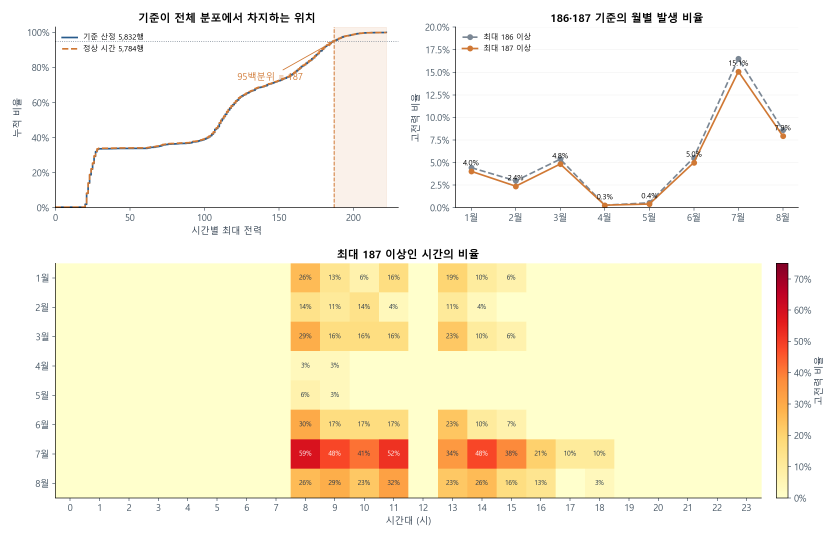
#> input picture 백업/report/EDA/figures/restart_03_threshold_timing.png, 2520 x 1620 px, found by its file name (shown at 1/3 size)
$ python eda_peak_visual_check.py
#> lines starting #> are read from the running program, lines starting #| are printed output that depends on the picture; pictures that were not available may be replaced by others from this repository, and a replacement may not be noted
from pathlib import Path
from PIL import Image, ImageOps, ImageDraw
root=Path(__file__).resolve().parents[1]
names=['restart_03_threshold_timing.png','restart_03_condition_ranges.png','restart_03_hour_shape.png']
panels=[]
for name in names:
    with Image.open(root/'figures/eda'/name) as source:
#> source is the input picture: PIL image 2520x1620 RGBA; mean R, G, B, A 250.6, 244.9, 223.3, 255
        panel=source.convert('RGB').resize((source.width//2,source.height//2),Image.Resampling.LANCZOS)
#> pass 3 of the loop `for name in names:`:
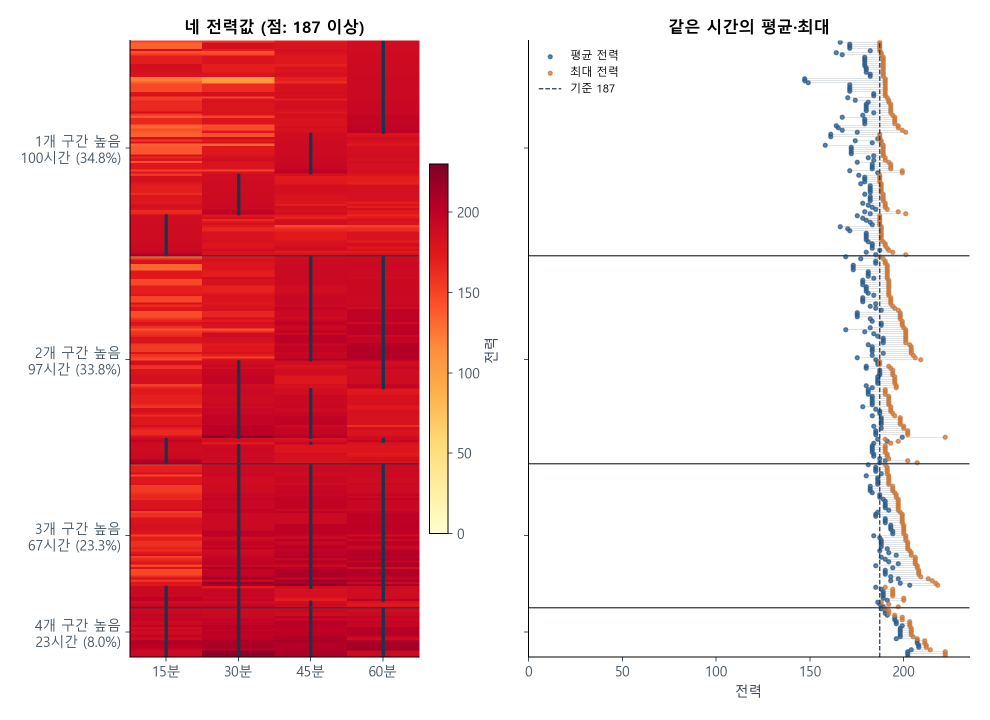
#> input picture 백업/report/figures/eda/restart_03_hour_shape.png, 1980 x 1440 px (shown at 1/2 size)
#> source is the input picture: PIL image 1980x1440 RGBA; mean R, G, B, A 237.6, 190.4, 193.8, 255
#> `panel=source.convert('RGB').resize((source.width//2,source.height//2),..`:
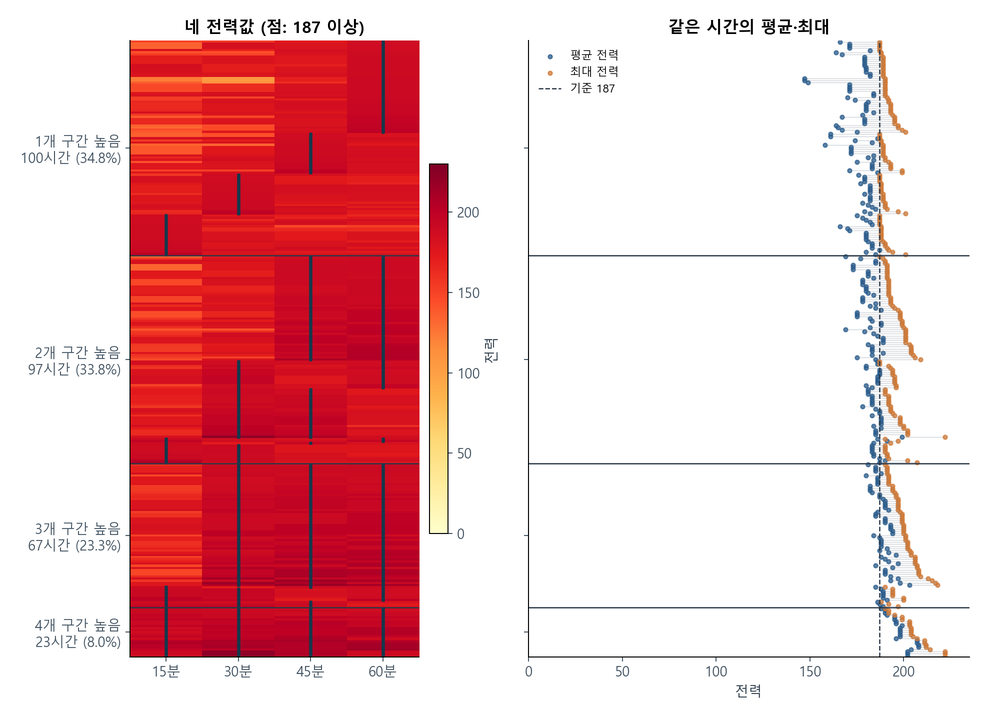
#> panel: PIL image 990x720 RGB; mean R, G, B 237.4, 190.2, 193.6
    panels.append((name,panel))
width=max(p.width for _,p in panels)+32
#> width = 1292
height=sum(p.height+32 for _,p in panels)+16
#> height = 2992
sheet=Image.new('RGB',(width,height),'#ffffff')
#> sheet: PIL image 1292x2992 RGB; every value is 255
draw=ImageDraw.Draw(sheet)
y=16
for name,panel in panels:
    draw.text((16,y),name,fill='#202020')
    sheet.paste(panel,(16,y+18))
    y+=panel.height+32
#> this loop made 3 passes
#> (name, y) on passes 1 to 3: ('restart_03_threshold_timing.png', 858), ('restart_03_condition_ranges.png', 2240), ('restart_03_hour_shape.png', 2992)
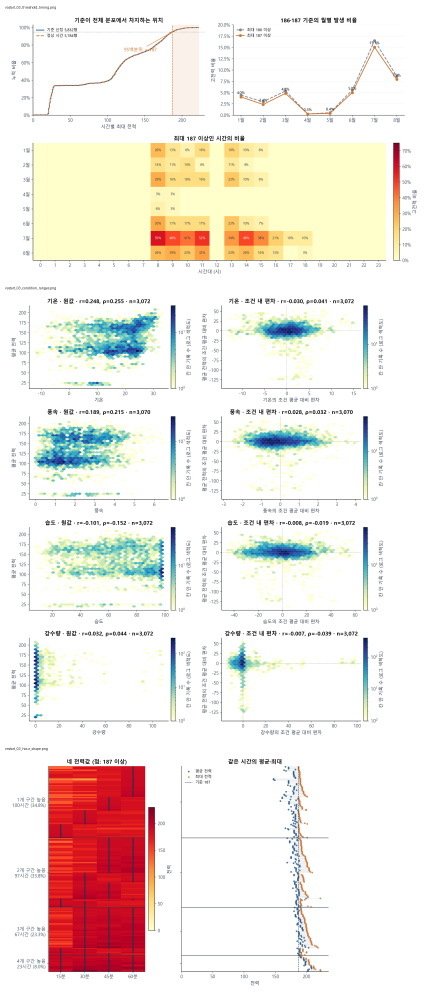
#> sheet: PIL image 1292x2992 RGB (shown at 1/3 size); mean R, G, B 242.3, 235, 228.9
#> after the loop, y = 2992
out=root/'figures/eda/qa'
out.mkdir(exist_ok=True)
sheet.save(out/'restart_03_contact_50.png')
print(str(out/'restart_03_contact_50.png'))
